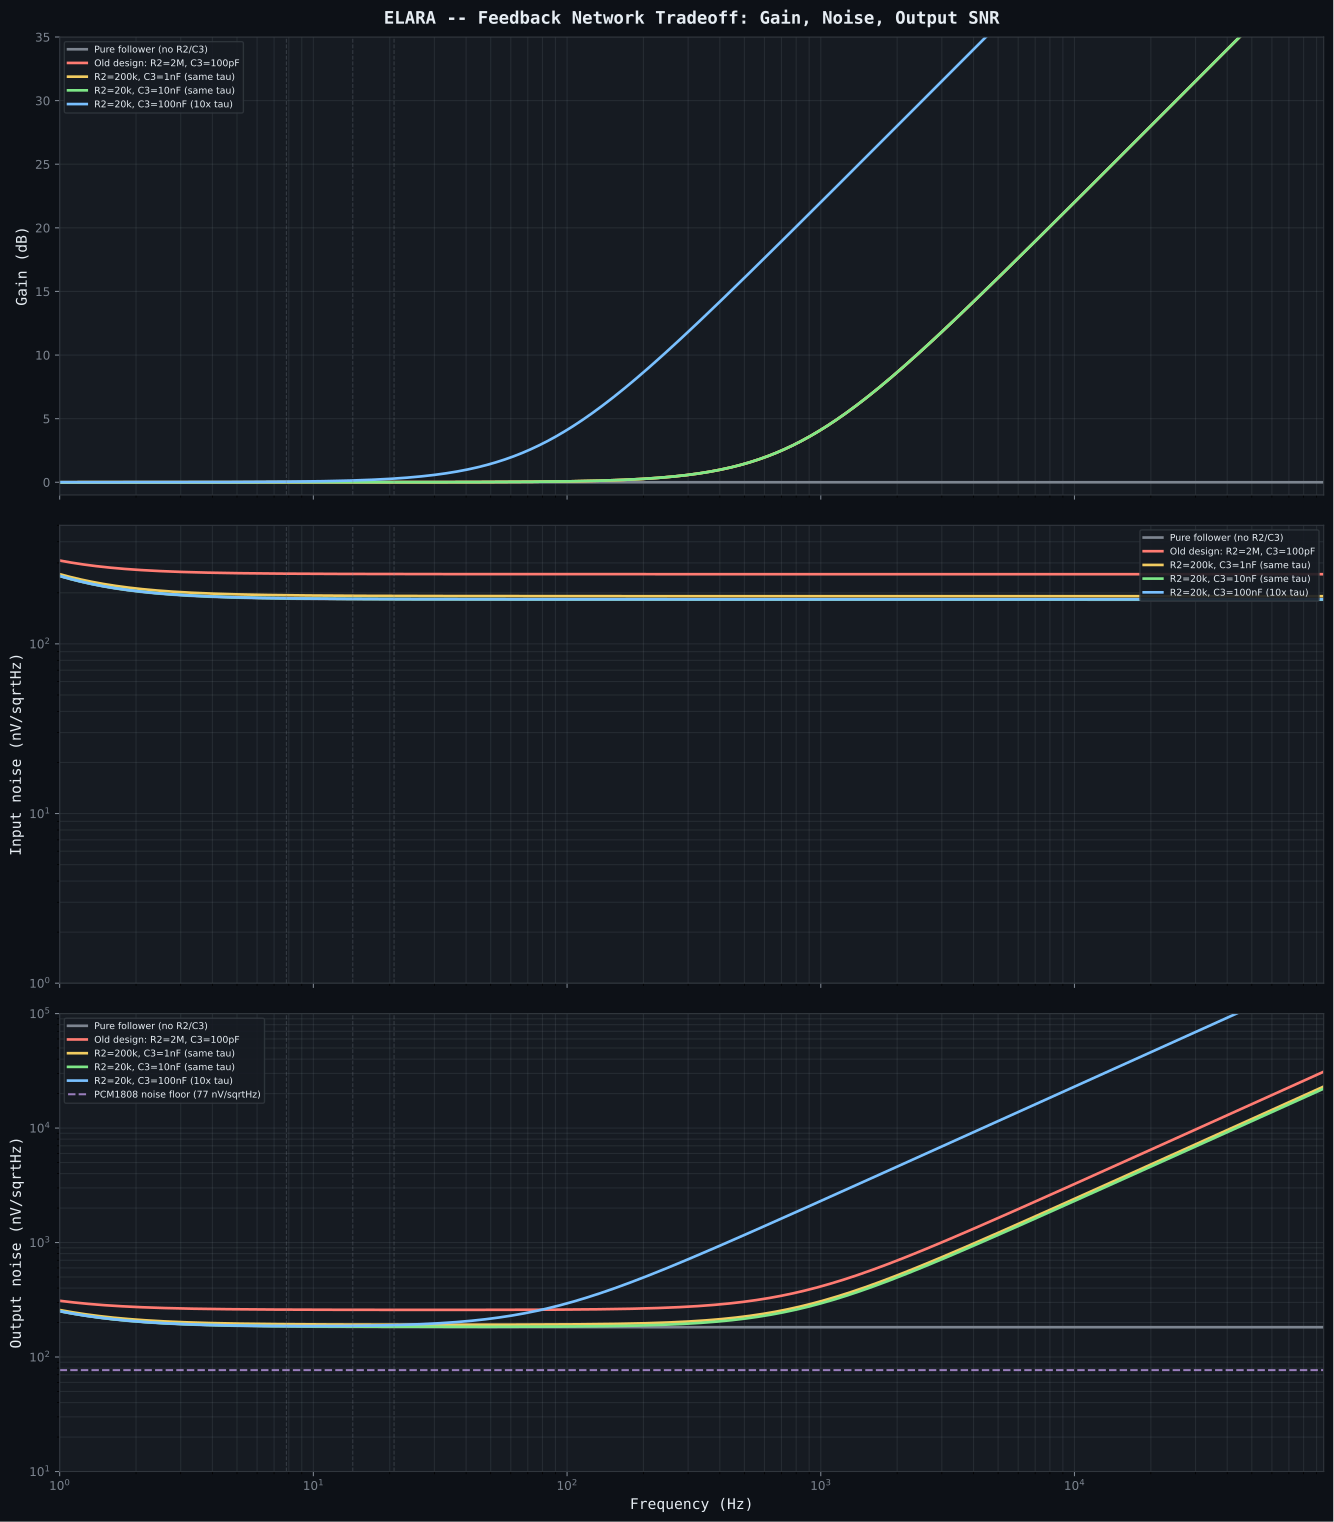

Reproduce this figure in Python.
#!/usr/bin/env python3
"""
ELARA -- LMP7721 Feedback Network Tradeoff Analysis

Compares different R2/C3 feedback configurations for the LMP7721 preamp.
The feedback sets frequency-dependent gain: G(f) = 1 + j*2*pi*f*R2*C3

Trade-off: larger R2 = more gain at VLF but more thermal noise.
The time constant R2*C3 determines the gain curve shape.
Scaling R2 down and C3 up keeps the same gain but reduces noise.

Author: Matej + Claude, March 2026
"""

import numpy as np
import os

try:
    import matplotlib
    matplotlib.use("Agg")
    import matplotlib.pyplot as plt
    HAS_MATPLOTLIB = True
except ImportError:
    HAS_MATPLOTLIB = False

k_B = 1.380649e-23
T = 300.0
C_ANT = 100e-12
EN_LMP7721 = 6.5e-9
EN_1F_CORNER = 100.0
IN_LMP7721 = 0.01e-15
I_PCB = 0.1e-15
R_FILT = 1.0e6

f = np.logspace(0, np.log10(96000), 3000)


def thermal_noise(R):
    return np.sqrt(4.0 * k_B * T * R)


def en_1f(freq):
    return EN_LMP7721 * np.sqrt(1.0 + EN_1F_CORNER / freq)


def source_impedance(freq):
    return 1.0 / (2.0 * np.pi * freq * C_ANT)


def analyze_config(R2, C3, label):
    """Analyze a feedback configuration."""
    tau = R2 * C3
    fc_gain = 1.0 / (2.0 * np.pi * tau) if tau > 0 else float("inf")

    # Gain: G(f) = 1 + j*2*pi*f*R2*C3
    # |G(f)| = sqrt(1 + (2*pi*f*R2*C3)^2)
    if tau > 0:
        gain = np.sqrt(1.0 + (2.0 * np.pi * f * tau) ** 2)
    else:
        gain = np.ones_like(f)

    gain_db = 20.0 * np.log10(gain)

    # Input-referred noise sources
    Z_src = source_impedance(f)
    en_amp = en_1f(f)
    en_in = IN_LMP7721 * Z_src
    en_pcb = I_PCB * Z_src
    en_rfilt = thermal_noise(R_FILT)  # each filter resistor
    en_r2 = thermal_noise(R2) if R2 > 0 else 0.0

    # Total input-referred noise (before gain)
    en_total_input = np.sqrt(en_amp**2 + en_in**2 + en_pcb**2
                             + 2 * en_rfilt**2 + en_r2**2)

    # Output noise = input noise * gain
    en_output = en_total_input * gain

    # Signal: assume 1 mV at antenna (typical Schumann)
    # Signal at LMP7721 input after RC filter
    # RC filter: H(f) = 1/(1 + j*2*pi*f*R*C)^2 for 2 stages
    fc_rc = 1.0 / (2.0 * np.pi * R_FILT * 10e-12)
    h_mag = 1.0 / (1.0 + (f / fc_rc) ** 2)  # |H|^2 one stage = |H| two stages
    v_signal_input = 1e-3 * h_mag  # 1 mV * 2-stage filter magnitude

    # Signal at output
    v_signal_output = v_signal_input * gain

    # SNR at output (in 1 Hz bandwidth)
    snr_output = v_signal_output / en_output

    # PCM1808 noise floor (99 dB SNR, 3 Vpp = 1.06 Vrms for sine)
    v_fs_rms = 3.0 / (2 * np.sqrt(2))  # Vpp to Vrms
    adc_noise = v_fs_rms / 10 ** (99.0 / 20)  # ~11.9 uV RMS
    # Per-Hz noise density at 48 kSPS
    adc_noise_density = adc_noise / np.sqrt(48000.0 / 2)  # ~76.8 nV/sqrtHz

    return {
        "label": label,
        "R2": R2,
        "C3": C3,
        "tau": tau,
        "fc_gain": fc_gain,
        "gain": gain,
        "gain_db": gain_db,
        "en_total_input": en_total_input,
        "en_output": en_output,
        "en_r2": en_r2,
        "v_signal_output": v_signal_output,
        "snr_output": snr_output,
        "adc_noise_density": adc_noise_density,
    }


CONFIGS = [
    (0, 0, "Pure follower (no R2/C3)"),
    (2e6, 100e-12, "Old design: R2=2M, C3=100pF"),
    (200e3, 1e-9, "R2=200k, C3=1nF (same tau)"),
    (20e3, 10e-9, "R2=20k, C3=10nF (same tau)"),
    (20e3, 100e-9, "R2=20k, C3=100nF (10x tau)"),
]


def print_tradeoff():
    print("=" * 100)
    print("ELARA -- LMP7721 Feedback Network Tradeoff")
    print("=" * 100)

    results = [analyze_config(R2, C3, label) for R2, C3, label in CONFIGS]

    # Gain comparison
    print(f"\n{'GAIN at key frequencies':}")
    print(f"{'Config':<40} {'7.83 Hz':>10} {'100 Hz':>10} {'1 kHz':>10} "
          f"{'10 kHz':>10} {'22 kHz':>10}")
    print("-" * 100)

    for r in results:
        gains = []
        for freq in [7.83, 100, 1000, 10000, 22000]:
            idx = np.argmin(np.abs(f - freq))
            gains.append(f"{r['gain_db'][idx]:>8.1f} dB")
        print(f"{r['label']:<40} {'  '.join(gains)}")

    # Noise comparison
    print(f"\n{'INPUT-REFERRED NOISE (nV/sqrtHz)':}")
    print(f"{'Config':<40} {'R2 thermal':>12} {'Total@SR1':>12} {'Total@1kHz':>12} "
          f"{'Total@10kHz':>12}")
    print("-" * 100)

    for r in results:
        idx_sr1 = np.argmin(np.abs(f - 7.83))
        idx_1k = np.argmin(np.abs(f - 1000))
        idx_10k = np.argmin(np.abs(f - 10000))
        print(f"{r['label']:<40} {r['en_r2']*1e9:>10.1f} nV "
              f"{r['en_total_input'][idx_sr1]*1e9:>10.1f} nV "
              f"{r['en_total_input'][idx_1k]*1e9:>10.1f} nV "
              f"{r['en_total_input'][idx_10k]*1e9:>10.1f} nV")

    # Output noise (what the ADC sees)
    print(f"\n{'OUTPUT NOISE (nV/sqrtHz) -- what the ADC sees':}")
    print(f"{'Config':<40} {'@SR1':>12} {'@1kHz':>12} {'@10kHz':>12} "
          f"{'@22kHz':>12} {'ADC floor':>12}")
    print("-" * 100)

    for r in results:
        vals = []
        for freq in [7.83, 1000, 10000, 22000]:
            idx = np.argmin(np.abs(f - freq))
            vals.append(f"{r['en_output'][idx]*1e9:>10.1f} nV")
        print(f"{r['label']:<40} {'  '.join(vals)} "
              f"{r['adc_noise_density']*1e9:>10.1f} nV")

    # Signal-to-noise at output
    print(f"\n{'OUTPUT SNR (dB in 1 Hz BW, 1 mV antenna signal)':}")
    print(f"{'Config':<40} {'@SR1':>10} {'@1kHz':>10} {'@10kHz':>10} {'@22kHz':>10}")
    print("-" * 100)

    for r in results:
        vals = []
        for freq in [7.83, 1000, 10000, 22000]:
            idx = np.argmin(np.abs(f - freq))
            snr_db = 20 * np.log10(r['snr_output'][idx]) if r['snr_output'][idx] > 0 else -999
            vals.append(f"{snr_db:>8.1f} dB")
        print(f"{r['label']:<40} {'  '.join(vals)}")

    # Recommendation
    print(f"\n{'=' * 100}")
    print("RECOMMENDATION")
    print(f"{'=' * 100}")

    best = results[3]  # R2=20k, C3=10nF
    old = results[1]   # Old design
    follower = results[0]

    print(f"\n  R2=20k + C3=10nF (same time constant as old design):")
    print(f"    - R2 thermal noise: {best['en_r2']*1e9:.1f} nV vs {old['en_r2']*1e9:.1f} nV (old) "
          f"-> {old['en_r2']/best['en_r2']:.0f}x improvement")
    print(f"    - Same gain curve as old design (tau = {best['tau']*1e6:.0f} us)")
    print(f"    - 10 nF C0G/NP0 cap available in 0603 (Murata GCM1885C1H103JA16D)")
    print(f"    - R2 noise ({best['en_r2']*1e9:.1f} nV) is now BELOW LMP7721 en "
          f"({EN_LMP7721*1e9:.1f} nV wideband)")
    print(f"    - The LMP7721 becomes the dominant noise source again -- as it should be")

    print(f"\n  Pure follower (no R2/C3):")
    print(f"    - Lowest possible noise ({follower['en_total_input'][0]*1e9:.1f} nV at SR1)")
    print(f"    - No VLF gain compensation -- signal rolls off with RC filter above 16 kHz")
    print(f"    - Fine if only targeting Schumann resonances (< 50 Hz)")
    print(f"    - Loses VLF sferic/whistler sensitivity at higher frequencies")


def plot_tradeoff():
    if not HAS_MATPLOTLIB:
        print("\nmatplotlib not available -- skipping plot")
        return

    BG = "#0d1117"
    TEXT = "#e6edf3"
    SUBTLE = "#7d8590"
    PANEL = "#161b22"
    BORDER = "#30363d"
    COLORS = ["#7d8590", "#ff7b72", "#f2cc60", "#7ee787", "#79c0ff"]

    results = [analyze_config(R2, C3, label) for R2, C3, label in CONFIGS]

    fig, (ax1, ax2, ax3) = plt.subplots(3, 1, figsize=(14, 16), sharex=True)
    fig.patch.set_facecolor(BG)

    for ax in (ax1, ax2, ax3):
        ax.set_facecolor(PANEL)
        ax.tick_params(colors=SUBTLE, labelsize=9)
        ax.grid(True, which="both", alpha=0.15, color=SUBTLE)
        for spine in ax.spines.values():
            spine.set_color(BORDER)

    # Plot 1: Gain
    for r, c in zip(results, COLORS):
        ax1.semilogx(f, r["gain_db"], color=c, linewidth=2, label=r["label"])

    ax1.set_ylabel("Gain (dB)", fontsize=11, color=TEXT, fontfamily="monospace")
    ax1.set_title("ELARA -- Feedback Network Tradeoff: Gain, Noise, Output SNR",
                  fontsize=13, fontweight="bold", color=TEXT, fontfamily="monospace", pad=10)
    legend1 = ax1.legend(loc="upper left", fontsize=7, facecolor=PANEL,
                         edgecolor=BORDER, labelcolor=TEXT)
    legend1.get_frame().set_alpha(0.9)
    ax1.set_ylim(-1, 35)

    # Plot 2: Input-referred noise
    for r, c in zip(results, COLORS):
        ax2.loglog(f, r["en_total_input"] * 1e9, color=c, linewidth=2, label=r["label"])

    ax2.set_ylabel("Input noise (nV/sqrtHz)", fontsize=11, color=TEXT, fontfamily="monospace")
    legend2 = ax2.legend(loc="upper right", fontsize=7, facecolor=PANEL,
                         edgecolor=BORDER, labelcolor=TEXT)
    legend2.get_frame().set_alpha(0.9)
    ax2.set_ylim(1, 500)

    # Plot 3: Output noise (what ADC sees)
    for r, c in zip(results, COLORS):
        ax3.loglog(f, r["en_output"] * 1e9, color=c, linewidth=2, label=r["label"])

    # ADC noise floor
    adc_nf = results[0]["adc_noise_density"] * 1e9
    ax3.axhline(adc_nf, color="#d2a8ff", linewidth=1.5, linestyle="--",
                alpha=0.7, label=f"PCM1808 noise floor ({adc_nf:.0f} nV/sqrtHz)")

    ax3.set_xlabel("Frequency (Hz)", fontsize=11, color=TEXT, fontfamily="monospace")
    ax3.set_ylabel("Output noise (nV/sqrtHz)", fontsize=11, color=TEXT, fontfamily="monospace")
    legend3 = ax3.legend(loc="upper left", fontsize=7, facecolor=PANEL,
                         edgecolor=BORDER, labelcolor=TEXT)
    legend3.get_frame().set_alpha(0.9)
    ax3.set_ylim(10, 100000)
    ax3.set_xlim(1, 96000)

    # Schumann markers
    for ax in (ax1, ax2, ax3):
        for sr, freq in [("SR1", 7.83), ("SR2", 14.3), ("SR3", 20.8)]:
            ax.axvline(freq, color=SUBTLE, alpha=0.3, linestyle="--", linewidth=0.8)

    plt.tight_layout()
    out_path = os.path.join(os.path.dirname(os.path.abspath(__file__)),
                            "feedback_tradeoff.svg")
    fig.savefig(out_path, facecolor=fig.get_facecolor(), bbox_inches="tight")
    plt.close(fig)
    print(f"\nPlot saved: {out_path}")


if __name__ == "__main__":
    print_tradeoff()
    plot_tradeoff()
